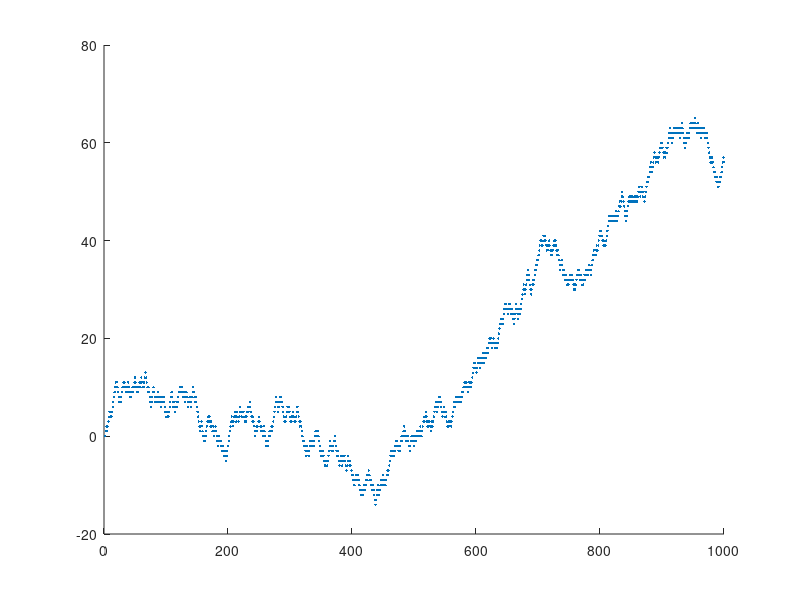

Source code (MATLAB):
sequence=[1,1];
above=1;
below=1;
difference=[];
itterations=1000;
for i=3:itterations
    sequence(i)=sequence(i-1)+sequence(i-2);
    if(sin(sequence(i))>0)
        above=above+1;
    elseif(sin(sequence(i))<0)
        below=below+1;
    end
    difference(i)=above-below;
end
scatter(1:itterations,difference,3,'black','filled');
